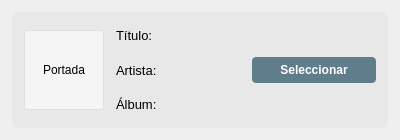
<?xml version="1.0" encoding="UTF-8"?>
<ui version="4.0">
 <class>OptionItem</class>
 <widget class="QWidget" name="OptionItem">
  <property name="geometry">
   <rect>
    <x>0</x>
    <y>0</y>
    <width>400</width>
    <height>140</height>
   </rect>
  </property>
  <property name="windowTitle">
   <string>Option Item</string>
  </property>
  <property name="styleSheet">
   <string notr="true">QGroupBox {
	border: none;
	background-color: rgba(0, 0, 0, 0.03);
	border-radius: 6px;
}

QPushButton {
	background-color: #607D8B;
	color: white;
	border: none;
	border-radius: 4px;
	padding: 6px 12px;
	font-weight: bold;
}

QPushButton:hover {
	background-color: #78909C;
}

QPushButton:pressed {
	background-color: #546E7A;
}</string>
  </property>
  <layout class="QHBoxLayout" name="horizontalLayout">
   <property name="spacing">
    <number>12</number>
   </property>
   <property name="leftMargin">
    <number>12</number>
   </property>
   <property name="topMargin">
    <number>12</number>
   </property>
   <property name="rightMargin">
    <number>12</number>
   </property>
   <property name="bottomMargin">
    <number>12</number>
   </property>
   <item>
    <widget class="QGroupBox" name="option_group">
     <property name="title">
      <string/>
     </property>
     <layout class="QHBoxLayout" name="horizontalLayout_2">
      <property name="spacing">
       <number>12</number>
      </property>
      <property name="leftMargin">
       <number>12</number>
      </property>
      <property name="topMargin">
       <number>12</number>
      </property>
      <property name="rightMargin">
       <number>12</number>
      </property>
      <property name="bottomMargin">
       <number>12</number>
      </property>
      <item>
       <widget class="QLabel" name="album_image">
        <property name="minimumSize">
         <size>
          <width>80</width>
          <height>80</height>
         </size>
        </property>
        <property name="maximumSize">
         <size>
          <width>80</width>
          <height>80</height>
         </size>
        </property>
        <property name="styleSheet">
         <string notr="true">border: 1px solid #E0E0E0;
background-color: #F5F5F5;</string>
        </property>
        <property name="text">
         <string>Portada</string>
        </property>
        <property name="alignment">
         <set>Qt::AlignCenter</set>
        </property>
       </widget>
      </item>
      <item>
       <layout class="QVBoxLayout" name="verticalLayout">
        <item>
         <widget class="QLabel" name="song_label">
          <property name="font">
           <font>
            <pointsize>10</pointsize>
           </font>
          </property>
          <property name="text">
           <string>Título:</string>
          </property>
          <property name="wordWrap">
           <bool>true</bool>
          </property>
         </widget>
        </item>
        <item>
         <widget class="QLabel" name="artist_label">
          <property name="font">
           <font>
            <pointsize>10</pointsize>
           </font>
          </property>
          <property name="text">
           <string>Artista:</string>
          </property>
          <property name="wordWrap">
           <bool>true</bool>
          </property>
         </widget>
        </item>
        <item>
         <widget class="QLabel" name="album_label">
          <property name="font">
           <font>
            <pointsize>10</pointsize>
           </font>
          </property>
          <property name="text">
           <string>Álbum:</string>
          </property>
          <property name="wordWrap">
           <bool>true</bool>
          </property>
         </widget>
        </item>
       </layout>
      </item>
      <item>
       <widget class="QPushButton" name="select_button">
        <property name="minimumSize">
         <size>
          <width>100</width>
          <height>0</height>
         </size>
        </property>
        <property name="text">
         <string>Seleccionar</string>
        </property>
       </widget>
      </item>
     </layout>
    </widget>
   </item>
  </layout>
 </widget>
 <resources/>
 <connections/>
</ui>
